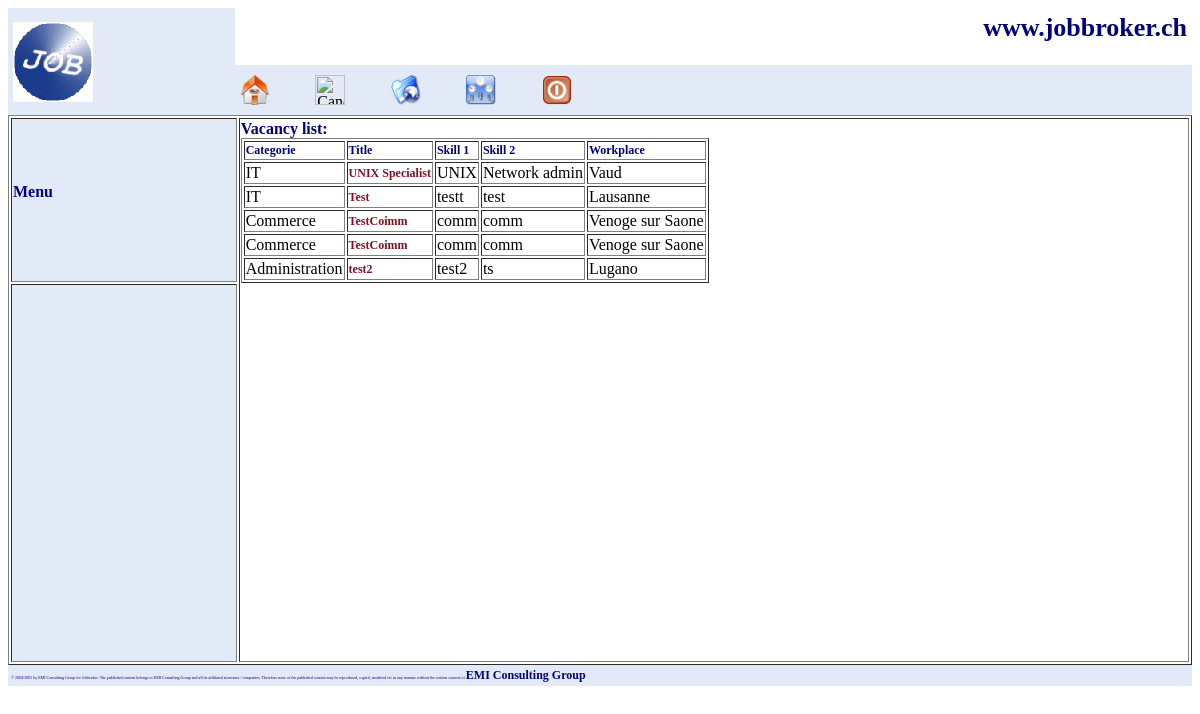
Screenshot of /admin/user_list.php with the database file from the repository.
### tables this page shows
CREATE TABLE `vacancy` (
  `idvac` int(11) NOT NULL auto_increment,
  `title` varchar(50) NOT NULL default '',
  `cat` varchar(50) NOT NULL default '',
  `skill1` varchar(50) NOT NULL default '',
  `skill2` varchar(50) NOT NULL default '',
  `skill3` varchar(50) NOT NULL default '',
  `place` varchar(50) NOT NULL default '',
  `start` date NOT NULL default '0000-00-00',
  `identr` int(11) NOT NULL default '0',
  `idcont` int(11) NOT NULL default '0',
  `descr` longtext NOT NULL,
  `typecontr` varchar(50) NOT NULL default '',
  `datereg` date NOT NULL default '0000-00-00',
  PRIMARY KEY  (`idvac`)
);

### language/langselect.php (called while the page is built)
<?php
require($DOCUMENT_ROOT."/hragency/include/config.php");
include($path_lang.$_SESSION['lang'].".php");
?>

### admin/user_list.php (the view, shortened to what this page needs)
<html>
<head>
  <link rel="StyleSheet" type="text/css" href="../include/stylesheet.css">
</head>
<body>
</body>
</html>
<?php
require($DOCUMENT_ROOT."/hragency/include/config.php");
include($path."header.php");
require($path_lang."langselect.php");
?>
<table bgcolor="white" width="100%" height="550" border="1" >
  <tbody>
    <tr>
      <td bgcolor="#E3EAF7" width="19%" height="3%" align="top"><?php echo "<h3>".$lmenu."</h>";?></td>
      <td width="80%" colspan="1" rowspan="2" valign="top">
  <?php
$query = "SELECT idvac, title, cat, skill1, skill2, place FROM vacancy";
$result = mysql_query($query) or die(mysql_error());
echo "<h3>".$vlist_title."</h>";
echo "<table border=1>
  <tbody>
    <tr style=font-weight:bold>
      <td><font>$vcat</font></td>
      <td><font>$vtitle</font></td>
      <td><font>$vskill1</font></td>
      <td><font>$vskill2</font></td>
      <td><font>$vplace</font></td>
    </tr>";
	  while ($row = mysql_fetch_array($result))
	  {
      		  echo "<tr>";
		  echo "<td>".$row["cat"]."</td>";
		  echo "<td>"."<a href="."vac_detail.php?id=".$row["idvac"].">".$row["title"]."</a>"."</td>";
      		  echo "<td>".$row["skill1"]."</td>";
      		  echo "<td>".$row["skill2"]."</td>";
		  echo "<td>".$row["place"]."</td>";
    		  echo "</tr>";
	  }
echo "</tbody>";
echo "</table>";
?>
     </td>
    </tr>
    <tr>
      <td width="19%" height="97%" bgcolor="#E3EAF7" valign="top"></td>
    </tr>
  </tbody>
</table>
 <? require($path."footer.php"); ?>

### header.php (shortened to what this page needs)
<!DOCTYPE HTML PUBLIC "-//W3C//DTD HTML 4.01 Transitional//EN">
<html>
<head>
  <link rel="StyleSheet" type="text/css" href="/hragency/include/stylesheet.css">
</head>
<body >
<table border="0" cellpadding="5" cellspacing="0"  width="100%">
    <tr>
        <td rowSpan="2" colspan="1" width="18%" bgcolor="#E3EAF7"><img border="0" src="/hragency/images/logo.gif" width="80" height="80"></td>
        <td width="6%"></td>
	<td width="6%"></td>
	<td width="6%"></td>
	<td width="6%"></td>
	<td width="6%"></td>
	<td align="right" width="46%"><h1>www.jobbroker.ch</h1></td>
    </tr>
    <tr >
    	<td width="6%" height="50" bgcolor="#E3EAF7"><a href="/hragency/index.php"><img src="/hragency/images/home.png" alt="Home" title="Home" width="30" height="30" ></td>
	<td width="6%" height="50" bgcolor="#E3EAF7"><img src="/hragency/images/cand.png" width="30" height="30" alt="Candidats" title="Cand"></td>
	<td width="6%" height="50" bgcolor="#E3EAF7"><a href="/hragency/admin/entr_login.php"><img src="/hragency/images/entr2.png" width="30" height="30" alt="Enterprise Admin" title="Enterprise Admin"></a></td>
	<td width="6%" height="50" bgcolor="#E3EAF7"><a href="/hragency/admin/admin_login.php"><img src="/hragency/images/prefs.png" width="30" height="30" alt="Admin" title="General Admin"></a></td>
	<td width="6%" height="50" bgcolor="#E3EAF7"><a href="/hragency/aboutus.php"><img src="/hragency/images/logout.png" width="30" height="30" alt="Quit" title="About Us"></td>
	<td width="46%" height="50" bgcolor="#E3EAF7" align="right">
	</td>
    </tr>
</table>
</body>
</html>

### footer.php (shortened to what this page needs)
<head>
  <link rel="StyleSheet" type="text/css" href="./include/stylesheet.css">
</head>
<body>
</body>
</html>
 <?php
 include($DOCUMENT_ROOT."/hragency/include/config.php");
 include($path_lang."langselect.php");
echo "
<table width=100% bgcolor=#E3EAF7>
  <tbody>
    <tr>
      <td><font id=eins>".$ldisclaimer."</font></td>
    </tr>
  </tbody>
</table>";
 ?>

### language/en.php (shortened to what this page needs)
<?php
$lmenu 		= "Menu";
$ldisclaimer = "&copy; 2004/2005 by EMI Consulting Group for Jobbroker. The published content belongs to EMI Consulting Group and all its affiliated structures / companies. Therefore none of the published content may be reproduced, copied, modified etc in any manner without the written consent of <a href='http://www.emi-consulting.ch' target='_blank'><font color='white'>EMI Consulting Group</font></a>";
$vtitle		= "Title";
$vcat		= "Categorie";
$vskill1	= "Skill 1";
$vskill2	= "Skill 2";
$vplace		= "Workplace";
$vlist_title	= "Vacancy list:";
?>

### include/stylesheet.css (style rules this page uses)
body { bgcolor: #F9FFE0; }
h1 { color:#000083; font-family:Sui Generis; font-size:26px; font-weight:bold; }
h3 { color:#000083; font-family:Bitsream Vera Serif Bold; font-size:16px; font-weight:bold; }
a { color:#8D0E21; font-family:Suse Sans; font-size:12px; font-weight:bold; text-decoration:none; }
font { color:#000083; font-family:Suse Sans; font-size:12px; }
#eins { font-size:4px; }

### rows the page displays
vacancy: cat "IT", title "UNIX Specialist", skill1 "UNIX", skill2 "Network admin", place "Vaud"
vacancy: cat "IT", title "Test", skill1 "testt", skill2 "test", place "Lausanne"
vacancy: cat "Commerce", title "TestCoimm", skill1 "comm", skill2 "comm", place "Venoge sur Saone"
vacancy: cat "Commerce", title "TestCoimm", skill1 "comm", skill2 "comm", place "Venoge sur Saone"
vacancy: cat "Administration", title "test2", skill1 "test2", skill2 "ts", place "Lugano"

### other values shown
$lmenu "Menu"
$vlist_title "Vacancy list:"
$vcat "Categorie"
$vtitle "Title"
$vskill1 "Skill 1"
$vskill2 "Skill 2"
$vplace "Workplace"
